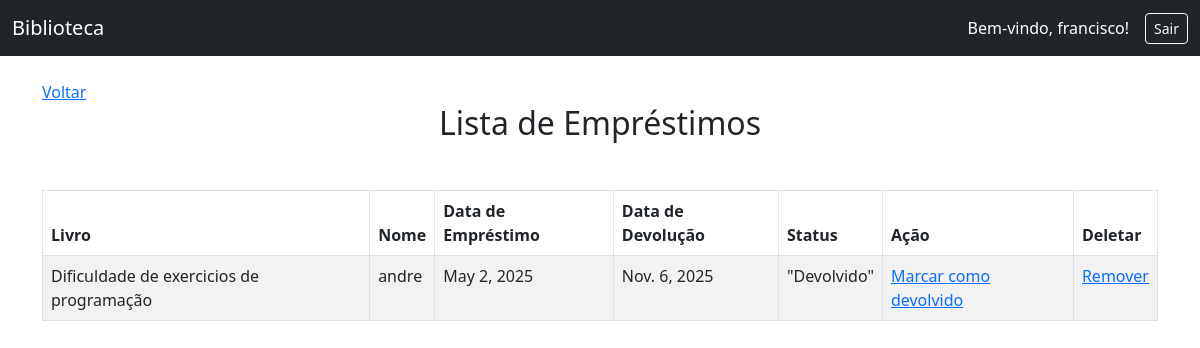
The page /livros_emprestados/ (signed in) on the database its author committed.
### livros/models.py (models this page shows, shortened)
class Emprestimo(models.Model):
    data_de_emprestimo =models.DateField(auto_now_add=True)
    data_de_devolucao = models.DateField()
    devolvido =models.BooleanField(default=True)
    nome =models.CharField(max_length=100)
    telefone =models.IntegerField()
    email =models.EmailField(null=True)
    usuario =models.ForeignKey(Usuario, on_delete=models.CASCADE)
    livro =models.ForeignKey(Livros, on_delete=models.CASCADE)

class Livros(models.Model):
    titulo=models.CharField(max_length=100)
    autor =models.CharField(max_length=100)
    ano_de_publicacao=models.IntegerField()
    disponivel = models.BooleanField(default=True)

### livros/views.py (the view)
# urls.py: path('livros_emprestados/', views.listar_livros_emprestado, name='emprestar_livros'),
@login_required
def listar_livros_emprestado(request):
    emprestimos = Emprestimo.objects.all().order_by('data_de_emprestimo')
    return render(request, 'pages/livros_emprestados.html', {'emprestimos': emprestimos})

### livros/templates/pages/livros_emprestados.html
{% extends 'pages/base.html'%}
{% block content%}
    <a href="{% url 'home' %}">Voltar</a>
    <h2 class="mb-5 text-center" >Lista de Empréstimos</h2>
    <table class="table table table-striped table-bordered">
    <thead>
        <tr>
            <th>Livro</th>
            <th>Nome</th>
            <th>Data de Empréstimo</th>
            <th>Data de Devolução</th>
            <th>Status</th>
            <th>Ação</th>
            <th>Deletar</th>
        </tr>
    </thead>
    <tbody>
        {% for e in emprestimos %}
        <tr>
            <td>{{ e.livro.titulo }}</td>
            <td>{{ e.nome }}</td>
            <td>{{ e.data_de_emprestimo }}</td>
            <td>{{ e.data_de_devolucao|default:"-" }}</td>
            <td>{% if e.devolvido %}
                "Devolvido"
                {% else  %}
                "Em aberto"
                {% endif %}
            </td>
            <td>
                {% if e.devolvido %}
                <a href="{% url 'devolver' e.id %}">Marcar como devolvido</a>
                {% else %}
                -
                {% endif %}
            </td>
                <td>
                {% if e.devolvido %}
                 <a href="{% url 'remover_emprestimo' e.id %}">Remover</a>
                {% endif %}
            </td>
        </tr>
        {% endfor %}
    </tbody>
</table>
{% endblock %}

### livros/templates/pages/base.html (shortened to what this page needs)
<!DOCTYPE html>
<html lang="pt-br">
<head>
    <link href="https://cdn.jsdelivr.net/npm/bootstrap@5.3.0/dist/css/bootstrap.min.css" rel="stylesheet">
</head>
<body>
    <nav class="navbar navbar-expand-lg navbar-dark bg-dark">
        <div class="container-fluid d-flex justify-content-between align-items-center">
            <a class="navbar-brand" href="{% url 'home' %}">Biblioteca</a>
            {% if user.is_authenticated %}
            <div class="d-flex align-items-center gap-3">
                <span class="text-white">Bem-vindo, {{ user.username }}!</span>
                <a href="{% url 'logout' %}" class="btn btn-outline-light btn-sm">Sair</a>
            </div>
            {% endif %}
        </div>
    </nav>
    <div class="container mt-4">
        {% block content %}
        {% endblock %}
    </div>
</body>
</html>

### rows shown on the page
Emprestimo: livro.titulo "Dificuldade de exercicios de programação", nome "andre", data_de_emprestimo "May 2, 2025", data_de_devolucao "Nov. 6, 2025", devolvido "\"Devolvido\""

### other values the page prints
{{ user.username }} "francisco"
